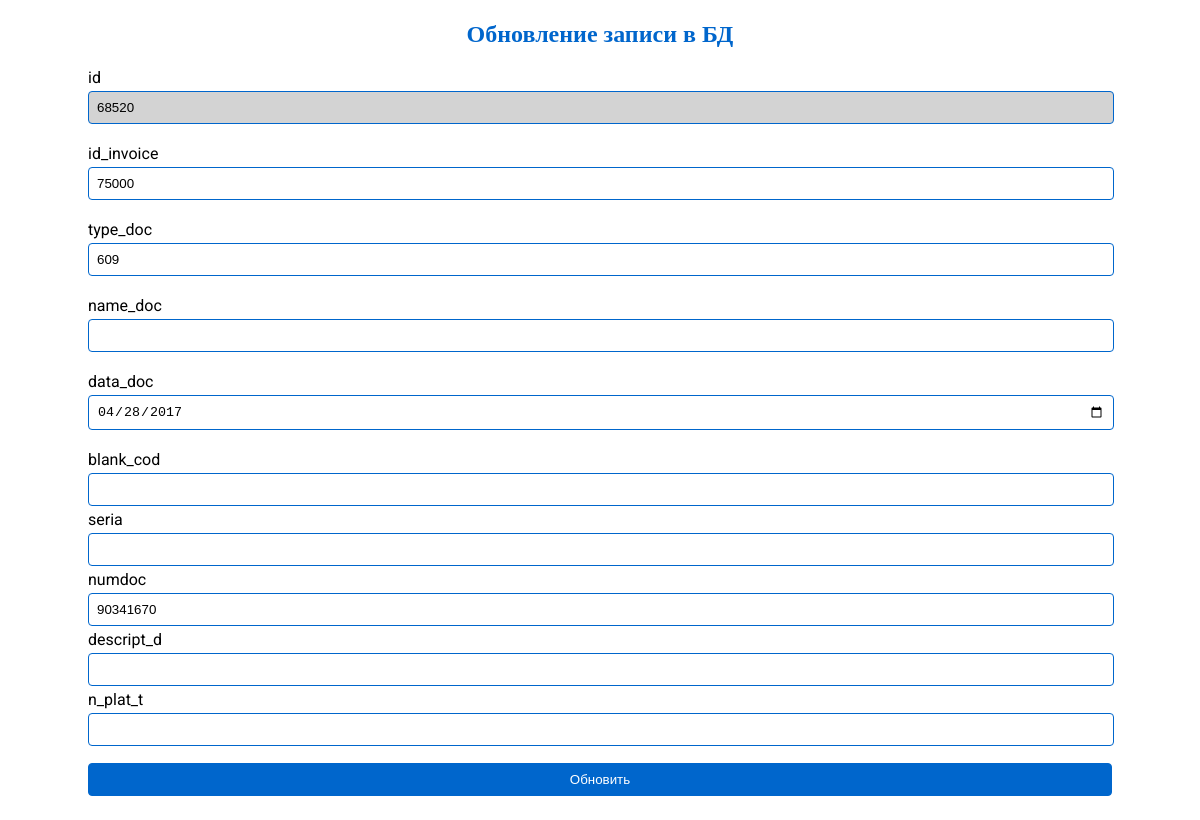
The app's page /inv_docs/update?id=68520 with its own data.
### tables this page shows
CREATE TABLE `inv_docs` (
  `id` int NOT NULL,
  `id_invoice` bigint NOT NULL,
  `type_doc` varchar(3) NOT NULL,
  `name_doc` varchar(50) NOT NULL,
  `data_doc` date NOT NULL,
  `blank_cod` varchar(6) NOT NULL,
  `seria` varchar(2) NOT NULL,
  `numdoc` varchar(128) NOT NULL,
  `descript_d` varchar(150) NOT NULL,
  `n_plat_t` varchar(10) NOT NULL
);

### src/inv_docs/update/index.php (the view, shortened to what this page needs)
<?php
include '../../_includes/head.php';
?>
<?php
include '../../_includes/connect.php';
$ID = $_GET['id'];
$SQL = "SELECT * FROM `inv_docs` WHERE id = ?;";
$stmt = $conn->prepare($SQL);
$stmt->bind_param("i", $ID);
$stmt->execute();
$result = $stmt->get_result();
if ($result->num_rows > 0) {
    $DATA = $result->fetch_assoc();
} else {
    echo "No records found.";
    exit();
}
?>
<div class="container">
    <form class="form" action="/inv_docs/update/update-script.php" method="POST">
        <h2>Обновление записи в БД</h2>
        <div class="form__div">
            <label class="form__label" for="id">id</label>
            <input class="form__input form__input--read-only" type="number" name="id" id="id" max="999999999" min="0"
                value="<?= $DATA['id'] ?>" readonly />
        </div>
        <div class="form__div">
            <label class="form__label" for="id_invoice">id_invoice</label>
            <input class="form__input" type="number" name="id_invoice" id="id_invoice" max="9999999999999999" min="0"
                value="<?= $DATA['id_invoice'] ?>" />
        </div>
        <div class="form__div">
            <label class="form__label" for="type_doc">type_doc</label>
            <input class="form__input" type="text" name="type_doc" id="type_doc" maxlength="3"
                value="<?= $DATA['type_doc'] ?>" />
        </div>
        <div class="form__div">
            <label class="form__label" for="name_doc">name_doc</label>
            <input class="form__input" type="text" name="name_doc" id="name_doc" maxlength="50"
                value="<?= $DATA['name_doc'] ?>" />
        </div>
        <div class="form__div">
            <label class="form__label" for="data_doc">data_doc</label>
            <input class="form__input" type="date" name="data_doc" id="data_doc" value="<?= $DATA['data_doc'] ?>" />
        </div>
        <div class="blank_cod">
            <label class="form__label" for="blank_cod">blank_cod</label>
            <input class="form__input" type="text" name="blank_cod" id="blank_cod" maxlength="6"
                value="<?= $DATA['blank_cod'] ?>" />
        </div>
        <div class="blank_cod">
            <label class="form__label" for="seria">seria</label>
            <input class="form__input" type="text" name="seria" id="seria" maxlength="2"
                value="<?= $DATA['seria'] ?>" />
        </div>
        <div class="blank_cod">
            <label class="form__label" for="numdoc">numdoc</label>
            <input class="form__input" type="text" name="numdoc" id="numdoc" maxlength="128"
                value="<?= $DATA['numdoc'] ?>" />
        </div>
        <div class="blank_cod">
            <label class="form__label" for="descript_d">descript_d</label>
            <input class="form__input" type="text" name="descript_d" id="descript_d" maxlength="150"
                value="<?= $DATA['descript_d'] ?>" />
        </div>
        <div class="blank_cod">
            <label class="form__label" for="n_plat_t">n_plat_t</label>
            <input class="form__input" type="text" name="n_plat_t" id="n_plat_t" maxlength="10"
                value="<?= $DATA['n_plat_t'] ?>" />
        </div>
        <button class="form__button" type="success">Обновить</button>
    </form>
</div>

### src/assets/main.css (style rules this page uses)
html { width: 100%; height: 100%; }
body { width: 100%; height: 100%; margin: 0; font-family: "Roboto"; }
h1, h2, h3, h4, h5, h6 { text-align: center; color: #06c; }
.container { max-width: 1024px; margin: 0 auto; padding: 0 5%; }
.form { margin: 1em 0; }
.form__div { width: 100%; margin: 1em 0; }
.form__label { width: 100%; }
.form__input { width: calc(100% - 8px * 2); padding: 8px; border: 1px solid #06c; border-radius: 4px; margin: 4px 0; }
.form__input--read-only { background-color: lightgray; }
.form__button { width: 100%; border: 1px solid #06c; background-color: #06c; color: white; margin: 1em 0; padding: 8px; border-radius: 4px; }

### records on screen
inv_docs: id "68520", id_invoice "75000", type_doc "609", data_doc "04/28/2017", numdoc "90341670"
